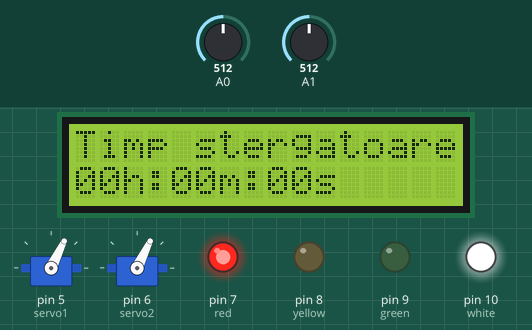
This sketch was run on a simulated Arduino Uno, built with avr-gcc and run on an emulated ATmega328P. On the bench: 16×2 character LCD, 2 × servo, output pins drawn as LEDs (lit = HIGH). Wiring (inferred from the names in the program): 2 × servo: signal pin 5 / signal pin 6. Inputs (shaded band) come from the test bench; at power-on: A1 = 512, A0 = 512. Servo pulses on a pin are drawn as a servo (544–2400 µs = 0–180°); pins used as bus, display or sensor lines are not drawn.

Above: at 1.2 s.
1.3 s: A1 set to 256
2.8 s: A1 set to 232
At 3.8 s:
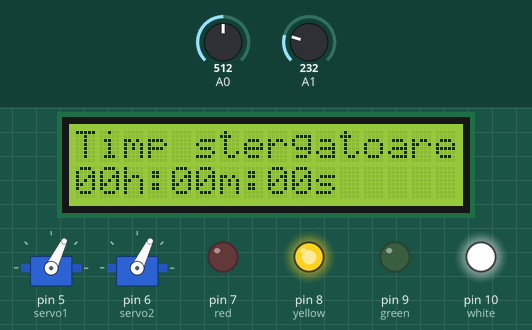
5.5 s: A0 set to 960
At 7.1 s:
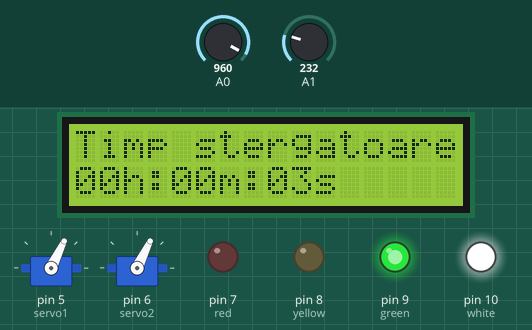
7.9 s: A0 set to 935
At 9.5 s:
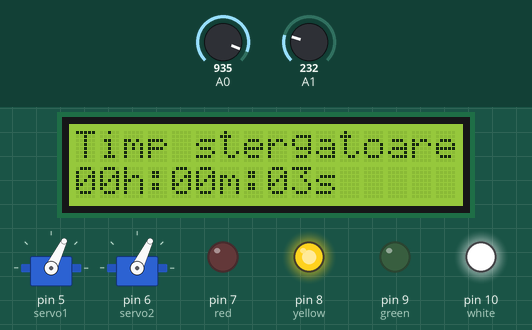
10.9 s: A0 set to 790
At 12.11 s:
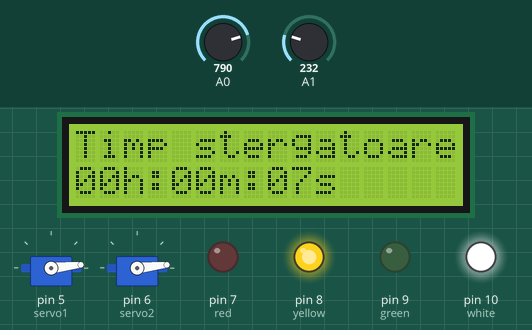
Timing chart, 0 to 14.9 s (numbered marks = the images above; inputs shaded):
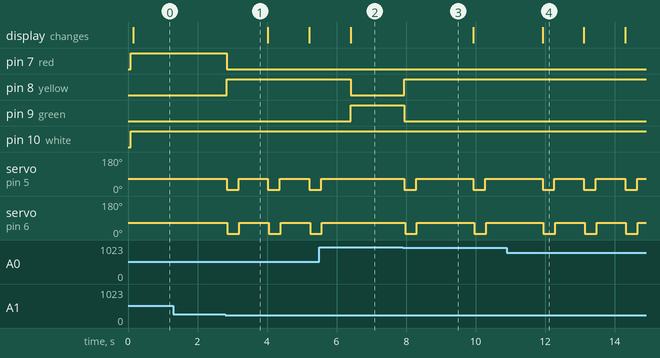

The sketch:

Wipers.ino
```cpp
#include <LiquidCrystal.h>

const int rs = 13, en = 11, d4= 12, d5= 3, d6= 2, d7= 4;
LiquidCrystal lcd(rs, en, d4, d5, d6, d7);

int red = 7;
int yellow = 8;
int green = 9;
int white = 10;

int servo1 = 5;
int servo2 = 6;

unsigned long totalWiperTime = 0;
unsigned long wiperStartTime = 0;
bool wiperActive = false;

void setup() {
  lcd.begin(16, 2);
  Serial.begin(9600);
  pinMode(red, OUTPUT);
  pinMode(yellow, OUTPUT);
  pinMode(green, OUTPUT);
  pinMode(white, OUTPUT);

  pinMode(servo1, OUTPUT);
  pinMode(servo2, OUTPUT);
  delay(20);
}

void loop() {
  digitalWrite(white, HIGH);

  int rain = analogRead(A0);
  int light = analogRead(A1);

  // LED-uri
  if (rain > 950 && light < 250) {
    digitalWrite(green, HIGH);
    digitalWrite(yellow, LOW);
    digitalWrite(red, LOW);
  } else if (rain < 950 && light < 250) {
    digitalWrite(green, LOW);
    digitalWrite(yellow, HIGH);
    digitalWrite(red, LOW);
  } else if (light > 250) {
    digitalWrite(green, LOW);
    digitalWrite(yellow, LOW);
    digitalWrite(red, HIGH);
  }

  // Daca ploua si parbrizul e curat:
  if (rain < 950 && light < 250) {
    if (!wiperActive) {
      wiperStartTime = millis();
      wiperActive = true;
    }

    int times;
    if (rain > 800) {
      times = 1600;
    } else if (rain > 500) {
      times = 800;
    } else {
      times = 300;
    }

    pwmServo(servo1, 600);
    pwmServo(servo2, 600);
    delay(300);

    pwmServo(servo1, 1200);
    pwmServo(servo2, 1200);
    delay(times);

  } else {

    if (wiperActive) {
      totalWiperTime += millis() - wiperStartTime;
      wiperActive = false;
    }

    pwmServo(servo1, 1200);
    pwmServo(servo2, 1200);
    delay(20);
  }

  lcd.clear();

  unsigned long displayTime = totalWiperTime;
  if (wiperActive) {
    displayTime += millis() - wiperStartTime;
  }

  unsigned long seconds = displayTime / 1000;
  unsigned int hours = seconds / 3600;
  unsigned int minutes = (seconds % 3600) / 60;
  unsigned int secs = seconds % 60;

  lcd.setCursor(0, 0);
  lcd.print("Timp stergatoare:");
  lcd.setCursor(0, 1);

  if (hours < 10) lcd.print('0');
  lcd.print(hours);
  lcd.print('h');
  lcd.print(':');

  if (minutes < 10) lcd.print('0');
  lcd.print(minutes);
  lcd.print('m');
  lcd.print(':');

  if (secs < 10) lcd.print('0');
  lcd.print(secs);
  lcd.print('s');

}


// Semnal PWM manual pentru servomotor
void pwmServo(int pin, int pulseWidthMicros) {
  digitalWrite(pin, HIGH);
  delayMicroseconds(pulseWidthMicros);
  digitalWrite(pin, LOW);
  delay(20 - (pulseWidthMicros / 1000));
}
```

Measured:
- the behaviour switches between 250 and 249 on A1 (found by bisection; images 0 and 1)
- the behaviour switches between 950 and 949 on A0 (found by bisection; images 2 and 3)
- after the input at 1.3 s, every drawn part: stays the same
- after the input at 2.8 s, pin 7 (red): HIGH → LOW at once; pin 8 (yellow): LOW → HIGH at once; servo on pin 5 (servo1): alternates 64° for 0.85 s and 6° for 0.34 s, starting at once; servo on pin 6 (servo2): alternates 64° for 0.85 s and 6° for 0.34 s, starting after 0.06 s
- after the input at 5.5 s, pin 8 (yellow): HIGH → LOW after 0.90 s; pin 9 (green): LOW → HIGH after 0.90 s; servo on pin 5 (servo1), servo on pin 6 (servo2): goes on until 5.6 s, then stays 64°
- after the input at 7.9 s, pin 8 (yellow): LOW → HIGH after 0.05 s; pin 9 (green): HIGH → LOW after 0.05 s; servo on pin 5 (servo1): alternates 64° for 1.6 s and 6° for 0.34 s, starting after 0.05 s; servo on pin 6 (servo2): alternates 64° for 1.6 s and 6° for 0.34 s, starting after 0.07 s
- after the input at 10.9 s, servo on pin 5 (servo1), servo on pin 6 (servo2): alternates 64° for 0.85 s and 6° for 0.34 s, starting after 2.2 s
- what the display in image 4 shows lasts 1.2 s, from 11.9 s to 13.1 s
